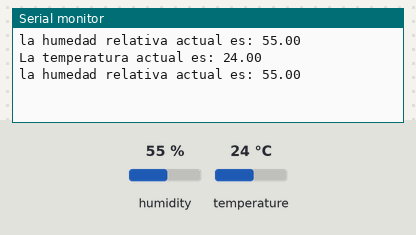
Bench run of a sketch on a simulated ESP32. Shown: the last lines printed to the serial monitor. The test bench sets the inputs (shaded band); at power-on: humidity 55 %, temperature 24 °C.

Above: at 4.8 s.
4.9 s: humidity set to 22 %
At 6.4 s:
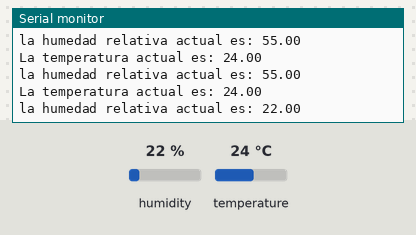
7.9 s: temperature set to 12 °C
At 9.1 s:
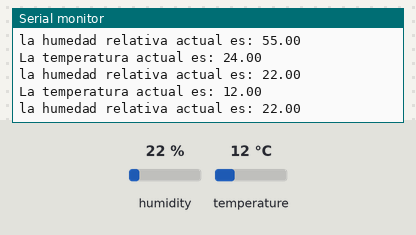
10.9 s: humidity set to 40 %
At 13.2 s:
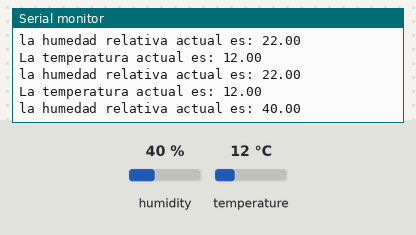
Timing chart, 0 to 14.7 s (numbered marks = the images above; inputs shaded):
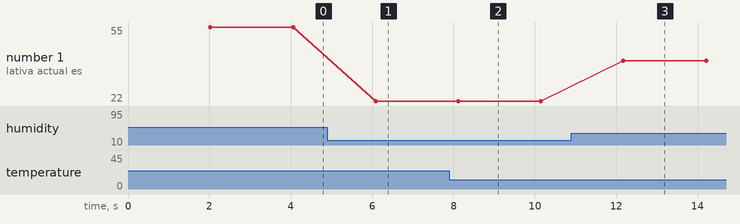

The sketch:

ejemplo_dht11.ino
```cpp
#include "DHT.h"

//se define pin de donde se va a leer y cual es el sensor que se esta usando
#define pin 26
#define type DHT11

//inicializa senson con pin y modelo de sensor
DHT dht(pin,type);

void setup() {
  // put your setup code here, to run once:

  //inicializa monitor serial
  Serial.begin(9600);
  Serial.print("Este codigo es para probar el sensor dht11 de temperatura y humedad");

  //prende el sensor
  dht.begin();
}

void loop() {
  // put your main code here, to run repeatedly:

  //Se espera algunos segundos entre lecturas porque el sensor es lento
  delay(2000);

  //para medir temperatura (en celsius) e imprimirla en monitor serial
  float temp = dht.readTemperature();
  Serial.print("La temperatura actual es: ");
  Serial.println(temp);

  //para medir humedad (relativa) e imprimirla en monitor serial
  float hum = dht.readHumidity();
  Serial.print("la humedad relativa actual es: ");
  Serial.println(hum);

  //reinicia loop si lectura falla
  if(isnan(temp) || isnan(hum)){
    Serial.println("lectura fallida!");
    return;
  }


}
```

Measured:
- after the input at 4.9 s, the serial monitor: prints a new line after 1.2 s (image 1)
- after the input at 7.9 s, the serial monitor: prints a new line after 0.22 s (image 2)
- after the input at 10.9 s, the serial monitor: prints a new line after 1.3 s (image 3)
- plotted number 1: 55 → 22 after the input at 4.9 s, 22 → 40 after the input at 10.9 s
